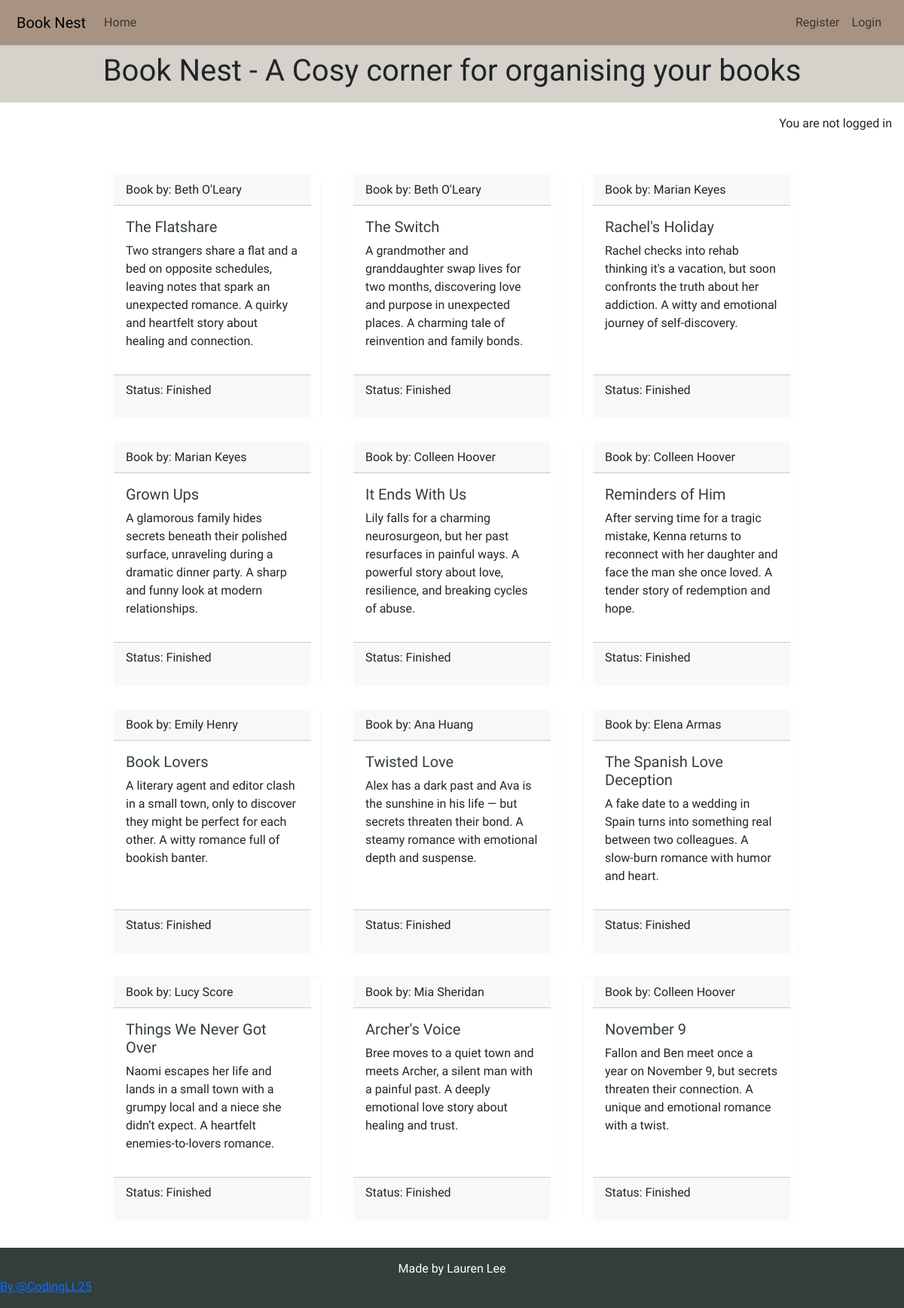
The app's page /collection/whirlwind-summer/ with its own data.
### library/models.py (models this page shows, shortened)
class Book(models.Model):
    collection = models.ForeignKey(
        Collection, on_delete=models.CASCADE, related_name="books"
    )
    title = models.CharField(max_length=200, unique=True, blank=False)
    author = models.CharField(max_length=100, blank=False)
    body = models.TextField()
    finished = models.BooleanField(default=False)
    created_on = models.DateTimeField(auto_now_add=True)
    tag = models.ManyToManyField(Tag, related_name="books")

### library/views.py (the view)
# urls.py: path("collection/<slug:slug>/", views.collection_detail, name="collection_detail"),
def collection_detail(request, slug):
    queryset = Collection.objects.all().order_by("id")
    collection = get_object_or_404(queryset, slug=slug)
    books = collection.books.all()
    return render(
        request,
        "library/collection_detail.html",
        {
            "collection": collection,
            "books": books,
        },
    )

### library/templatetags/html_filters.py (called while the page is built)
@register.filter(name="clean_html")
def clean_html(value):
    if not value:
        return ""
    value = re.sub(r"<p[^>]*>\s*(?:&nbsp;|\s)*</p>", "", value)
    value = re.sub(r"&nbsp;", " ", value)
    return strip_tags(value).strip()

### library/templates/library/collection_detail.html (shortened to what this page needs)
{% extends 'base.html' %}
{% load html_filters %}
{% load static %}
{% load crispy_forms_tags %}
{% block content %}
<section class="book-continer container mt-4">
    <div class="row justify-content-center">
        {% if books %}
        {% for book in books %}
        <div class="card book-holder border-light mb-3">
            <div class="card-header"> Book by: {{ book.author }}</div>
            <div class="card-body">
                <h5 class="card-title">{{ book.title}} </h5>
                <p class="card-text"> {{ book.body | clean_html }}</p>
            </div>
            <div class="card-footer">
                <p class="card-status"> Status: {% if book.finished %} Finished {% else %} In progress {% endif%}
            </div>
        </div>
        {% endfor%}
        {% else %}
        <p>No books in this collection yet.</p>
        {% endif %}
    </div>
</section>
{% endblock content %}

### static/css/style.css (style rules this page uses)
:root { --primary-font: "Oswald", sans-serif; --primary-color: #333E3D; --secondary-color: #D6D1CA; --highlight: #A89382; --light-highlight: #D97E47; --bright-highlight: #A04F2F; }
body { min-height: 100vh; display: flex; width: 100%; flex-direction: column; font-family: var(--primary-font); margin: 0; overflow-x: hidden; overflow-wrap: anywhere; }
.card-title { color: var(--primary-color); }
.book-holder { max-width: 18rem; margin: 15px; }

### records on screen
Book: author "Beth O'Leary", title "The Flatshare", body|clean_html "Two strangers share a flat and a bed on opposite schedules, leaving notes that spark an unexpected romance. A quirky and heartfelt story about healing and connection.", finished "Finished"
Book: author "Beth O'Leary", title "The Switch", body|clean_html "A grandmother and granddaughter swap lives for two months, discovering love and purpose in unexpected places. A charming tale of reinvention and family bonds.", finished "Finished"
Book: author "Marian Keyes", title "Rachel's Holiday", body|clean_html "Rachel checks into rehab thinking it's a vacation, but soon confronts the truth about her addiction. A witty and emotional journey of self-discovery.", finished "Finished"
Book: author "Marian Keyes", title "Grown Ups", body|clean_html "A glamorous family hides secrets beneath their polished surface, unraveling during a dramatic dinner party. A sharp and funny look at modern relationships.", finished "Finished"
Book: author "Colleen Hoover", title "It Ends With Us", body|clean_html "Lily falls for a charming neurosurgeon, but her past resurfaces in painful ways. A powerful story about love, resilience, and breaking cycles of abuse.", finished "Finished"
Book: author "Colleen Hoover", title "Reminders of Him", body|clean_html "After serving time for a tragic mistake, Kenna returns to reconnect with her daughter and face the man she once loved. A tender story of redemption and hope.", finished "Finished"
Book: author "Emily Henry", title "Book Lovers", body|clean_html "A literary agent and editor clash in a small town, only to discover they might be perfect for each other. A witty romance full of bookish banter.", finished "Finished"
Book: author "Ana Huang", title "Twisted Love", body|clean_html "Alex has a dark past and Ava is the sunshine in his life — but secrets threaten their bond. A steamy romance with emotional depth and suspense.", finished "Finished"
Book: author "Elena Armas", title "The Spanish Love Deception", body|clean_html "A fake date to a wedding in Spain turns into something real between two colleagues. A slow-burn romance with humor and heart.", finished "Finished"
Book: author "Lucy Score", title "Things We Never Got Over", body|clean_html "Naomi escapes her life and lands in a small town with a grumpy local and a niece she didn’t expect. A heartfelt enemies-to-lovers romance.", finished "Finished"
Book: author "Mia Sheridan", title "Archer's Voice", body|clean_html "Bree moves to a quiet town and meets Archer, a silent man with a painful past. A deeply emotional love story about healing and trust.", finished "Finished"
Book: author "Colleen Hoover", title "November 9", body|clean_html "Fallon and Ben meet once a year on November 9, but secrets threaten their connection. A unique and emotional romance with a twist.", finished "Finished"
